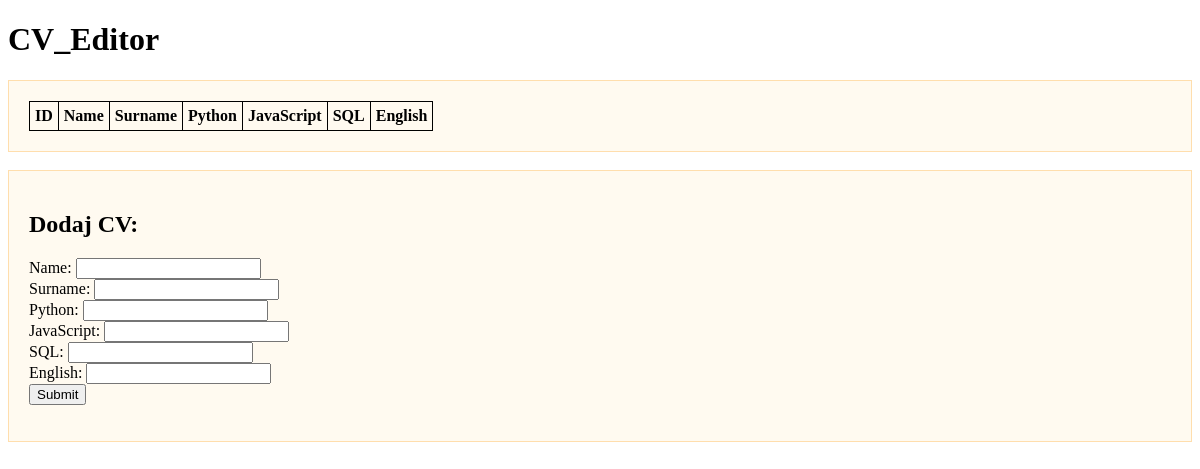
/cv/16, run on an earlier commit of the app's database.
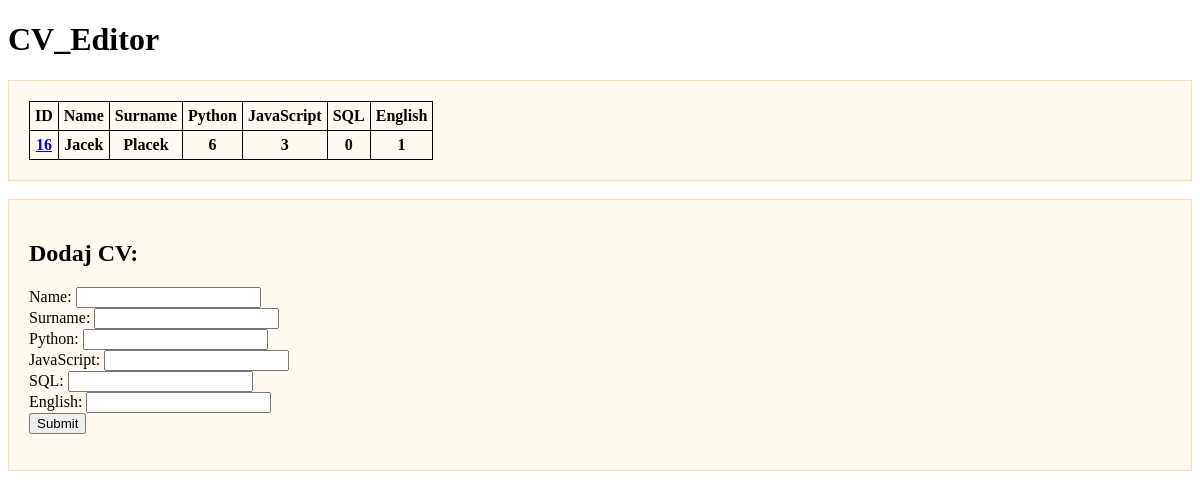
And on a later commit of the database.
### tables this page shows
CREATE TABLE "basic_table" (
    "id"	INTEGER NOT NULL PRIMARY KEY AUTOINCREMENT UNIQUE,
    "firstname"	TEXT NOT NULL,
    "lastname"	TEXT NOT NULL,
    "python"	INTEGER DEFAULT 0,
    "javascript"	INTEGER DEFAULT 0,
    "sql"	INTEGER DEFAULT 0,
    "english"	INTEGER DEFAULT 0
);

### main.py (the view)
@app.route('/cv/<id>', methods=['GET', 'POST'])
def cv_id(id=None):
    if id is None:
        return "czyżbyś wszedł na /cv/ ?"  # TODO czemu to nie działa...?
    if request.method == "GET":  # TODO todosek w htmlku jak wyłączyć/ zmienić formularz
        one_db_record = query_read_one_from_db("select_one.sql", id)
        one_db_record_json = json.loads(one_db_record)
        return render_template("index.html", all_db_records=one_db_record_json)
    elif request.method == "POST":  # TODO co z tym robimy - tzn co to powinno robić?
        return f"post cv {id} not yet supported"

### db_queries.py (called while the page is built)
def query_read_one_from_db(query_file, id=None, db="CV_Editor.db", table="basic_table"):
    params = {"id": id}
    conn = sqlite3.connect(db)
    conn.row_factory = sqlite3.Row # This enables column access by name: row['column_name']
    c = conn.cursor()
    with open(query_file, encoding='utf-8') as file:
        query = file.read()
    c.execute(query, params)
    json_str = [dict(row) for row in c.fetchall()] # to jest kalka z query_read_db - pewnie do uproszczenia
    conn.close()
    return json.dumps(json_str)

### templates/index.html (shortened to what this page needs)
<!DOCTYPE html>
<html lang="en">
<head>
</head>
<body>
<h1>CV_Editor</h1>
<div class="ramka">
    <table>
        <tr>
            <th>ID</th>
            <th>Name</th>
            <th>Surname</th>
            <th>Python</th>
            <th>JavaScript</th>
            <th>SQL</th>
            <th>English</th>
        </tr>
        {% for record in all_db_records %}
        <tr>
            <th><a href="/cv/{{ record.id }}">{{ record.id }}</a></th>
            <th>{{ record.firstname }}</th>
            <th>{{ record.lastname }}</th>
            <th>{{ record.python }}</th>
            <th>{{ record.javascript }}</th>
            <th>{{ record.sql }}</th>
            <th>{{ record.english }}</th>
        </tr>
        {% endfor %}
    </table>
</div>
<br>
<div class="ramka">
<p>
    <h2>Dodaj CV:</h2>
    <form method="post" action="cv">
    <a>Name: </a><input type="text" name="firstname_from_form"><br>
    <a>Surname: </a><input type="text" name="lastname_from_form"><br>
    <a>Python: </a><input type="number" name="python_from_form"><br>
    <a>JavaScript: </a><input type="number" name="javascript_from_form"><br>
    <a>SQL: </a><input type="number" name="sql_from_form"><br>
    <a>English: </a><input type="number" name="english_from_form"><br>
    <input type="submit">
    </form>
</p>
</div>
</body>
</html>

### templates/index.html (style rules this page uses)
.ramka { border: 1px solid navajowhite; background: floralwhite; padding: 20px; }
table { border-collapse: collapse; }
th { border: 1px solid black; padding: 5px; }

What changed in the data, as far as the page shows it:
added basic_table: id "16", firstname "Jacek", lastname "Placek", python "6", javascript "3", sql "0", english "1"
